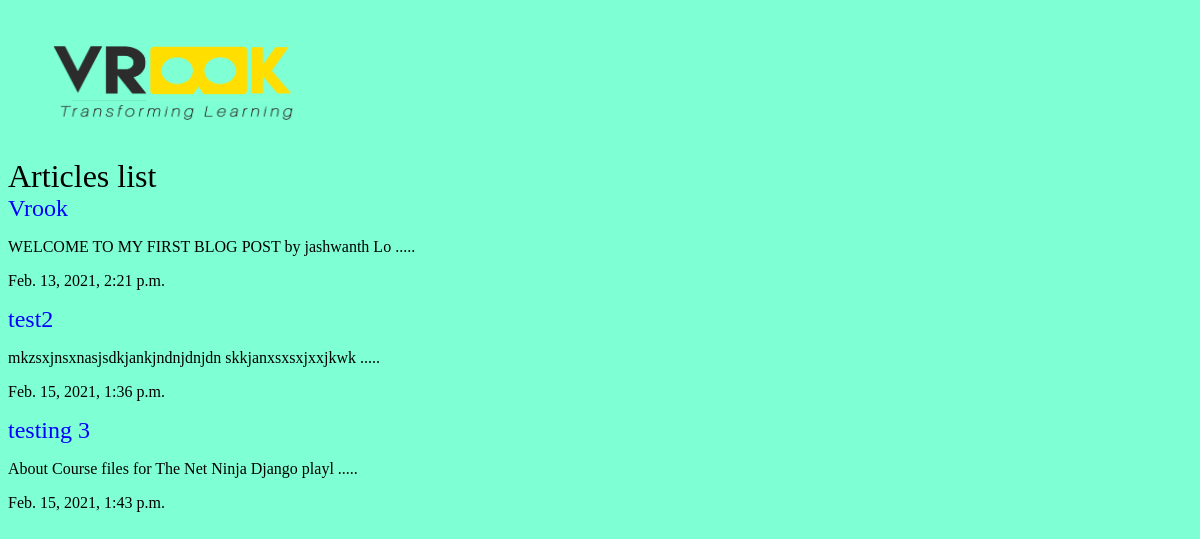
The page /articles/ on the database as committed earlier.
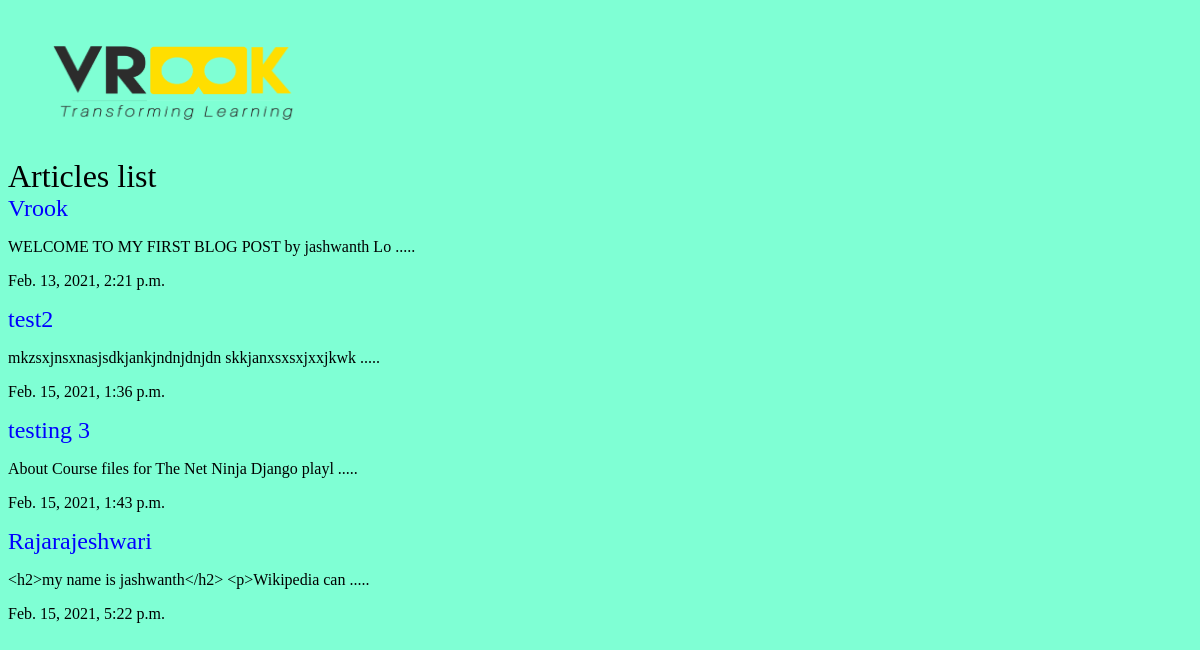
The same page on the database as committed later.
### articles/models.py (models this page shows, shortened)
class Articles(models.Model):
    title=models.CharField(max_length=250)
    slug=models.SlugField()
    body=RichTextField(blank=True,null=True)
    date=models.DateTimeField(auto_now_add=True)
    thumbnail=models.ImageField(default='default.png',blank=True)
    def snippet(self):
        return self.body[:50]+ ' .....'

### articles/views.py (the view)
# urls.py: path('',views.articles,name="list"),
def articles(request):
    articles = Articles.objects.all().order_by('date')
    return render(request, 'articles/articles.html', {'articles': articles})

### articles/templates/articles/articles.html
{% extends 'base_layout.html' %}
{% block content %}
    <h1>Articles list</h1>
    <div class="articles">
        {% for article in articles %}
        <div class="article">
            <h2><a href="{% url 'articles:details' slug=article.slug %}">{{ article.title }}</a></h2>
            <p>{{ article.snippet }}</p>
            <p>{{ article.date }}</p>
        </div>
        {% endfor %}
    </div>
{% endblock%}

### templates/base_layout.html (shortened to what this page needs)
{% load static %}
<html>
    <head>
        {% load static %}
        <link rel="stylesheet" type="text/css" href="{% static 'styles.css' %}">
    </head>
<body>
    <h1><a href="{% url 'articles:list' %}"><img src="{% static 'vrook_logo.png' %}"></a> </h1>
    {% block content %}
    {% endblock%}
</body>
</html>

### static/styles.css (style rules this page uses)
body { background-color: #7FFFD4; background-repeat-y: no-repeat; color: 000000; }
body * { font-family: Ubuntu; }
h1, h2, h3, h4, h5 { font-weight: normal; margin: 0; }
a, a:hover, a:visited { color: blue; text-decoration: none; }
img { width: 250px; height: 150px; padding-left:40px; }

Rows that differ between the two databases and show on the page:
added Articles: title "Rajarajeshwari", snippet "<h2>my name is jashwanth</h2> <p>Wikipedia can .....", date "Feb. 15, 2021, 5:22 p.m."
